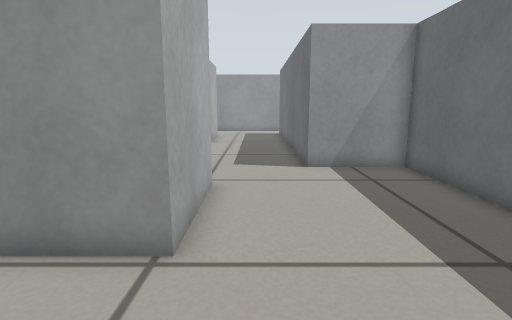
View 1 (above)

16 first-person views from a walk through a Gazebo world. The camera is 0.44 m above the floor, tilts 10° down and sees 80° across. The floor is counted in squares, 0.2 m on a side. Each view is taken from the middle of a square. On the plan, view 1 faces up. The plan holds only what a view shows up to about 18 squares ahead; the rest is blank. Robots are left out.

View 2
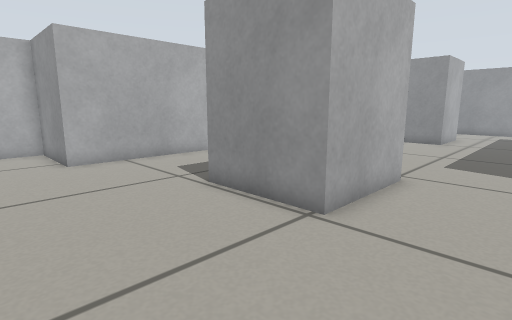

View 3
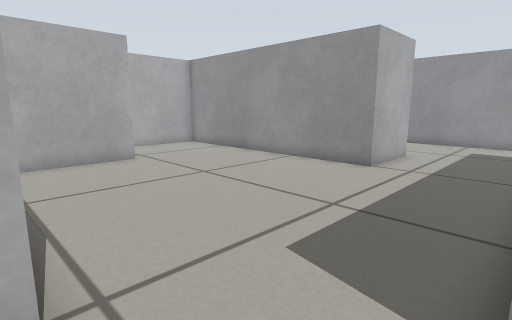

View 4
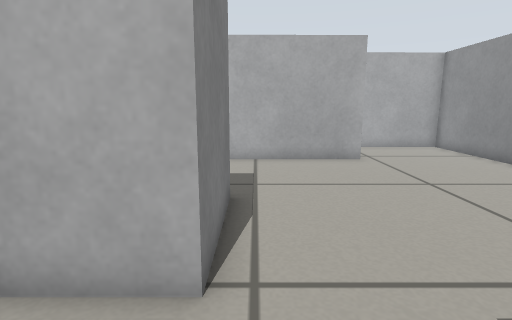

View 5
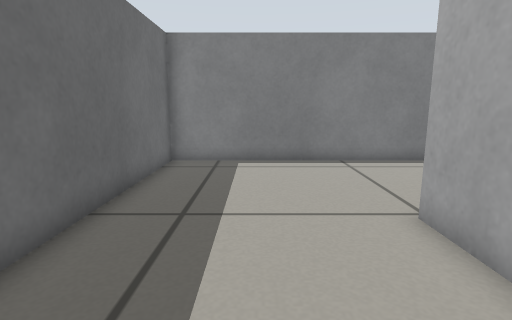

View 6
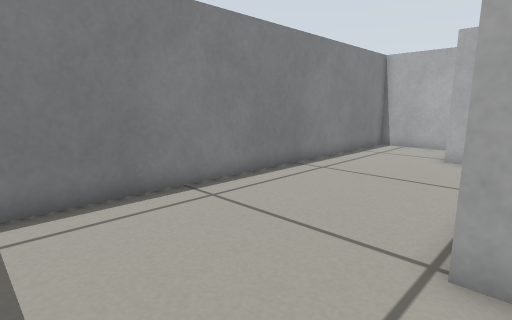

View 7
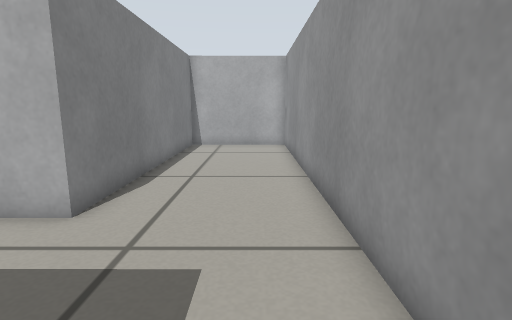

View 8
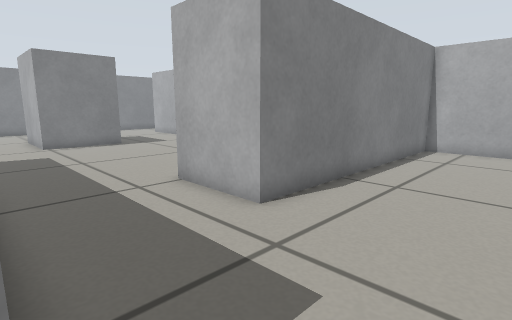

View 9
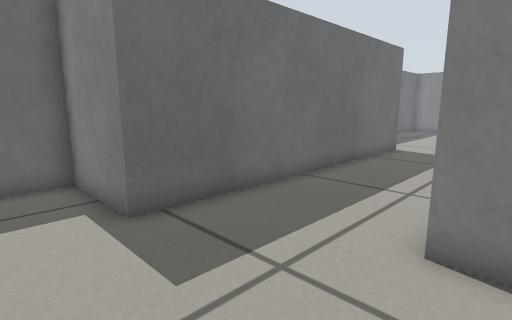

View 10
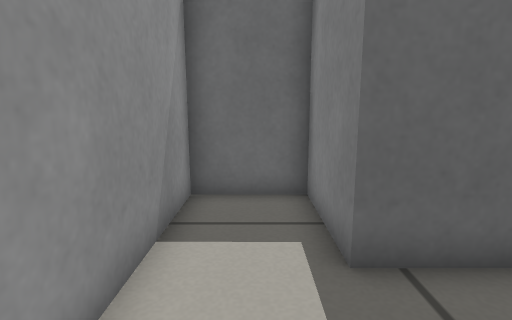

View 11
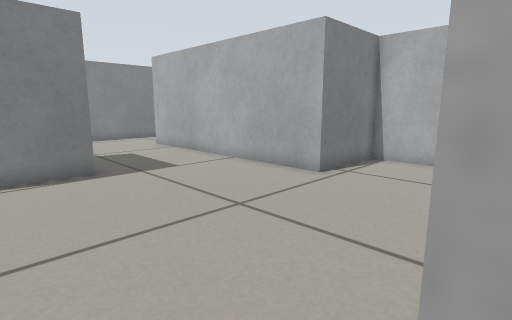

View 12
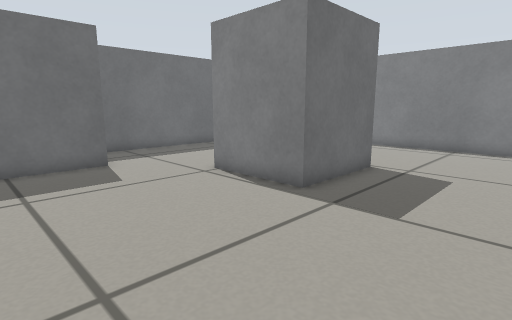

View 13
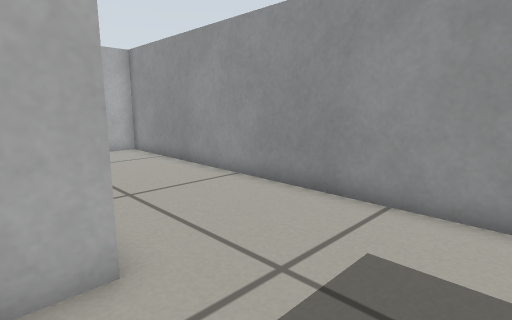

View 14
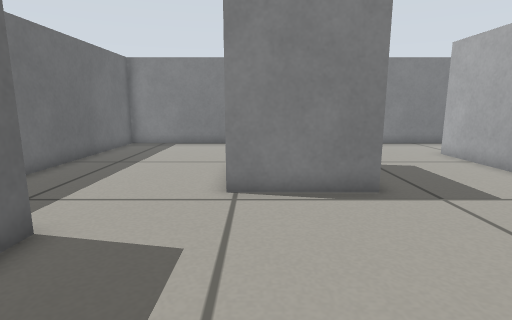

View 15
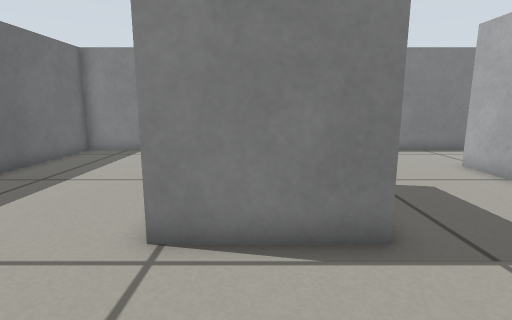

View 16
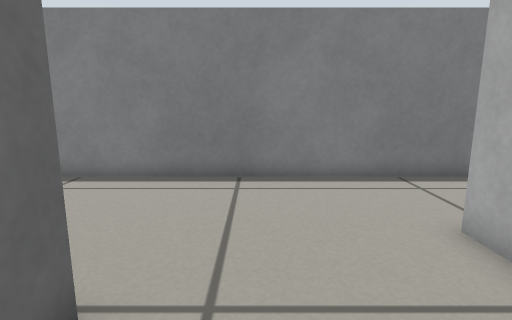

### Floor plan
Points are (right, up) in squares from view 1. A wall is a line through its corners. A room is listed if a view was taken in it or the views show most of it. See-through windows are left out.
Room 1 (views 1, 2, 3, 4, 5, 6, 7, 8, 9, 10, 11, 12, 13, 14, 15, 16)
walls: (-5.2, 8.4) (-1.2, 8.4) (-1.2, 4.2) (-5.2, 4.2) (-5.2, 8.4); (1.9, 11) (1.9, 24.7) (5.5, 24.7) (5.5, 27.7) (-14.5, 27.7) (-14.5, 22.3) (-2.8, 22.3) (-2.8, 18.8) (-14.5, 18.8) (-14.5, 13.4) (-10.6, 13.4) (-10.6, 1.9) (-14.5, 1.9) (-14.5, -2.3) (5.5, -2.3) (5.5, 11) (1.9, 11)

Where each view was taken, in squares from view 1:
view 1: 0 up, 0 right, facing up
view 2: 1 down, 2 right, facing up-left
view 3: 8 up, 2 right, facing up-left
view 4: 9 up, 2 right, facing left
view 5: 10 up, 2 right, facing down
view 6: 5 up, 3 right, facing down-left
view 7: 26 up, 3 right, facing left
view 8: 27 up, 2 right, facing down-left
view 9: 27 up, 4 left, facing down-right
view 10: 26 up, 2 left, facing right
view 11: 19 up, 2 left, facing down-left
view 12: 15 up, 10 left, facing down-right
view 13: 21 up, 1 right, facing up-left
view 14: 16 up, 2 left, facing down
view 15: 13 up, 3 left, facing down
view 16: 7 up, 7 left, facing down
